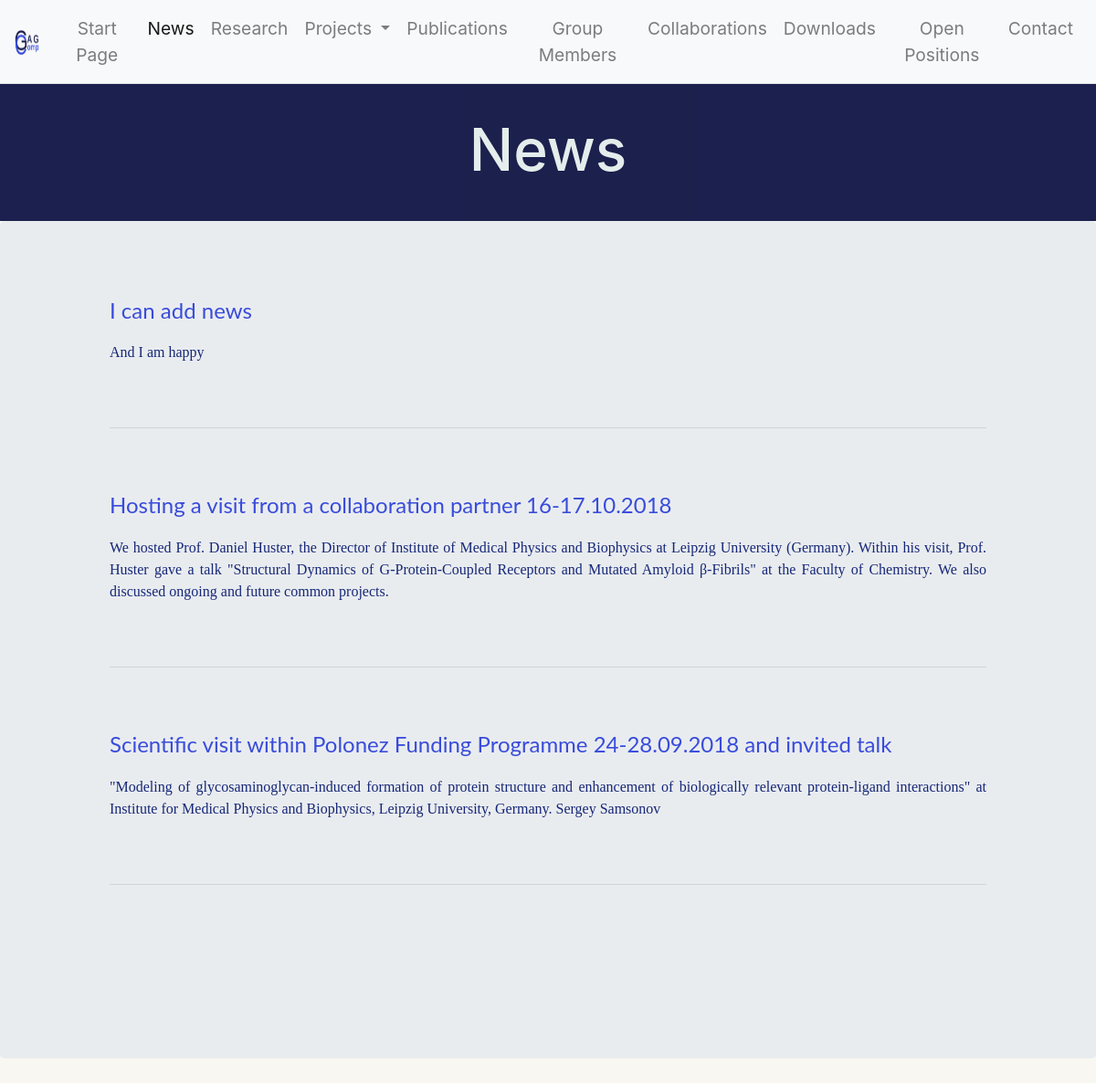
The page /news/ on the database as committed earlier.
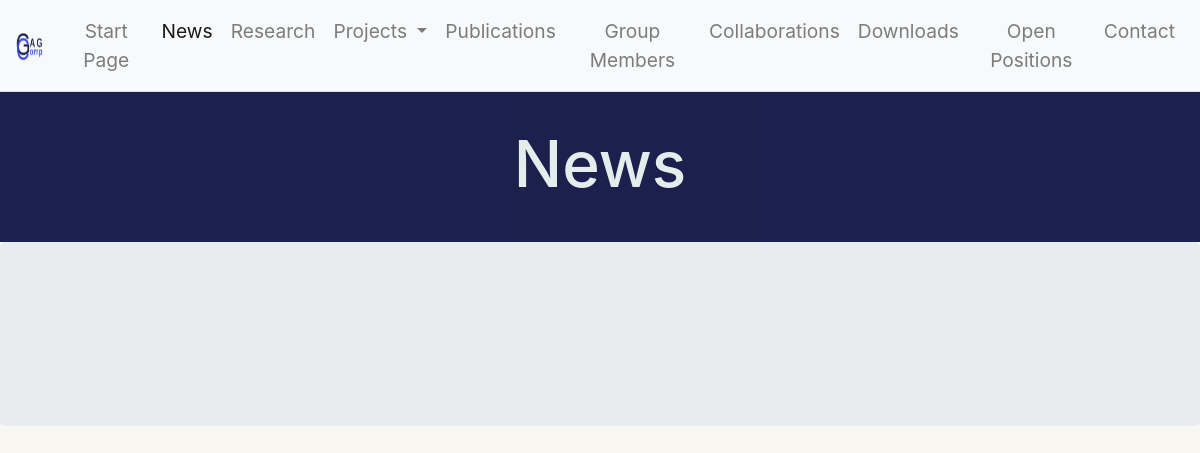
The same page on the database as committed later.
### pages/models.py (models this page shows, shortened)
class News(models.Model):
    title = models.CharField(max_length=200)
    description = models.TextField()
    added = models.DateTimeField(auto_now_add=True, db_index=True)
    class Meta:
        verbose_name_plural = 'news'

### pages/views.py (the view)
# urls.py: path('news/', views.news, name="news"),
def news(request):
    news = News.objects.all().order_by('-added')
    return render(request, "news.html", {'news': True, 'queryset': news})

### templates/news.html (shortened to what this page needs)
{% extends "base.html" %}
{% load static %}
{% block thema %}News{% endblock %}
{% block content %}
    {%for new in queryset %}
        <div class="news-descr">
            <h4><b>{{ new.title }}</b></h4>
        <p class="news-descr">{{ new.description }}</p>
        <hr>
        </div>
    {% endfor %}
{% endblock %}

### templates/base.html (shortened to what this page needs)
{% load static %}
<!DOCTYPE html>
<html>
<head>
  <link rel="stylesheet" href="https://stackpath.bootstrapcdn.com/bootstrap/4.5.0/css/bootstrap.min.css"
>
  <link href="{% static "/css/protgag.css" %}" rel="stylesheet">
</head>
<body>
    <div class="content">
        <nav class="navbar nav-tabs nav-fill sticky-top  navbar-light bg-light navbar-expand-lg">
          <div class="collapse navbar-collapse" id="navbarNavDropdown">
              <a class="navbar-brand" href="{% url 'home' %}">
                <img src="{% static 'images/Gag-comp3.png' %}" width="30" height="30" alt="" loading="lazy">
              </a>
            <ul class="navbar-nav justify-content-end">
              <li class="nav-item {% if  home %} active {% endif %}">
                <a class="nav-link" href="{% url 'home' %}">
                    Start Page <span class="sr-only">(current)</span>
                </a>
              </li>
              <li class="nav-item {% if news  %} active {% endif %}">
                <a class="nav-link" href="{% url 'news' %}">
                    News
                </a>
              </li>
              <li class="nav-item {% if research  %} active {% endif %}">
                <a class="nav-link" href="{% url 'research' %}">
                    Research
                </a>
              </li>
              <li class="nav-item dropdown {% if projects or polonez or preludium %} active {% endif %}">
                <a class="nav-link dropdown-toggle" href="{% url 'projects' %}" id="navbarDropdownMenuLink" role="button" data-toggle="dropdown" aria-haspopup="true" aria-expanded="false">
                  Projects
                </a>
              </li>
              <li class="nav-item {% if publications  %} active {% endif %}">
                <a class="nav-link" href="{% url 'publications' %}">
                    Publications
                </a>
              </li>
              <li class="nav-item {% if members  %} active {% endif %}">
                <a class="nav-link" href="{% url 'members' %}">
                    Group Members
                </a>
              </li>
              <li class="nav-item {% if collaborations  %} active {% endif %}">
                <a class="nav-link" href="{% url 'collaborations' %}">
                    Collaborations
                </a>
              </li>
              <li class="nav-item {% if downloads  %} active {% endif %}">
                <a class="nav-link" href="{% url 'downloads' %}">
                    Downloads
                </a>
              </li>
                <li class="nav-item {% if positions  %} active {% endif %}">
                <a class="nav-link" href="{% url 'positions' %}">
                    Open Positions
                </a>
              </li>
              <li class="nav-item {% if contact  %} active {% endif %}">
                <a class="nav-link" href="{% url 'contact' %}">
                    Contact
                </a>
              </li>
            </ul>
          </div>
        </nav>
    <div class="intro">
        <h1>{% block thema %}{% endblock %}</h1>
    </div>
      <div class="jumbotron inside">
        {% block content %}
        {% endblock %}
      </div>
    </div>
</body>
</html>

### global_static/css/protgag.css (style rules this page uses)
@media screen and (min-width: 901px) { .intro h1 { line-height: 1.5; display: inline-block; vertical-align: middle; font-size: 4em; } }
body { background-color: #f8f7f1; }
li { font-size: 120%; }
img { max-width: 100%; }
.inside { padding-left: 10%; padding-right: 10%; color: #162777; text-align: justify; text-justify: inter-word; padding-bottom: 10%; }
.intro { color: #e3ecec; background-color: #04093c; opacity: 90%; line-height: 150px; height: 150px; text-align: center; }

Rows that differ between the two databases and show on the page:
removed News: title "I can add news", description "And I am happy"
removed News: title "Hosting a visit from a collaboration partner 16-17.10.2018", description "We hosted Prof. Daniel Huster, the Director of Institute of Medical Physics and Biophysics at Leipzig University (Germany). Within his visit, Prof. Huster gave a talk \"Structural Dynamics of G-Protein‐Coupled Receptors and Mutated Amyloid β-Fibrils\" at the Faculty of Chemistry. We also discussed ongoing and future common projects."
removed News: title "Scientific visit within Polonez Funding Programme 24-28.09.2018 and invited talk", description "\"Modeling of glycosaminoglycan-induced formation of protein structure and enhancement of biologically relevant protein-ligand interactions\" at Institute for Medical Physics and Biophysics, Leipzig University, Germany. Sergey Samsonov"
